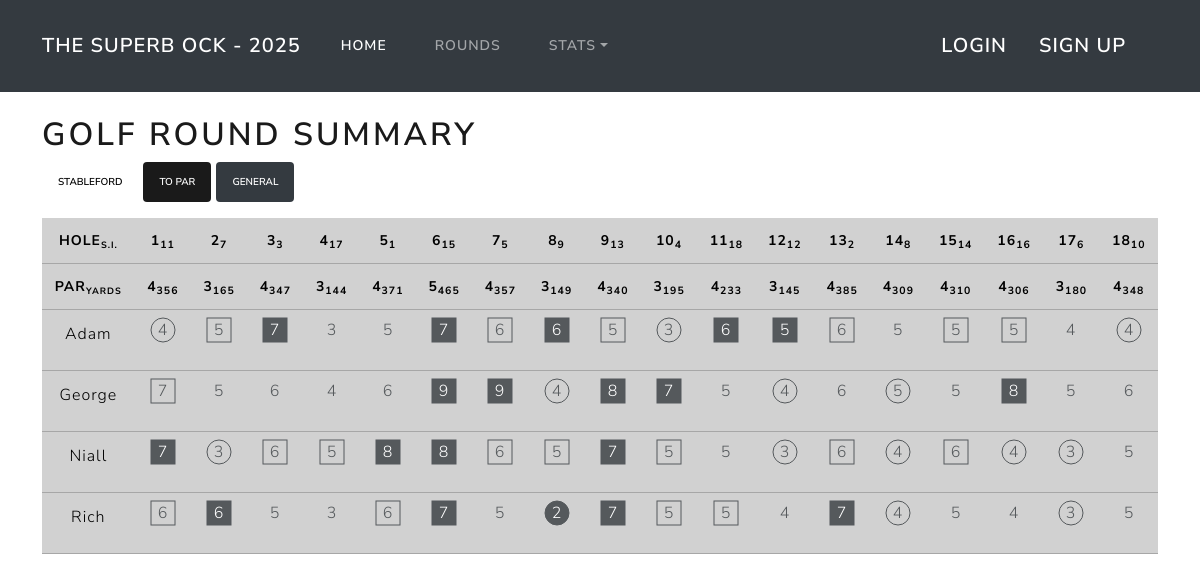
Page /rounds/18 on the committed database.
### superb_ock/models.py (models this page shows, shortened)
class Player(models.Model):
    first_name = models.CharField(max_length=20,null=True)
    second_name = models.CharField(max_length=20,null=True)
    ocks = models.IntegerField(default=0)
    handedness = models.CharField(max_length=20,default='Right')
    picture = models.ImageField(blank=True,null=True)
    info = models.TextField(blank=True,null=True)
    slug = models.SlugField(default="", null=False)

### superb_ock/views.py (the view)
# urls.py: path("rounds/<int:round_id>",views.GolfRoundView.as_view() , name="golf_round"),
class GolfRoundView(View):
    template_name = "superb_ock/rounds/round.html"
    def get(self, request, round_id):
        scores = (
            Score.objects.filter(golf_round__id=round_id)
            .select_related()
            .order_by("player__first_name")
            .values(
                "player_id",
                "shots_taken",
                "stableford",
                "player__first_name",
                "hole__hole_number",
                "hole__par",
                "hole__yards",
                "hole__stroke_index",
            )
        )
        grouped_summary = defaultdict(
            lambda: {"total_shots": 0, "total_stableford": 0, "scores": []}
        )
        for item in scores:
            player_id = item["player__first_name"]
            grouped_summary[player_id]["total_shots"] += (
                item["shots_taken"] if item["shots_taken"] else 0
            )
            grouped_summary[player_id]["total_stableford"] += (
                item["stableford"] if item["stableford"] else 0
            )
            grouped_summary[player_id]["scores"].append(item)
        grouped_data = dict(grouped_summary)
        return render(
            request,
            self.template_name,
            context={"scores": grouped_data, "round_id": round_id},
        )

### superb_ock/templates/superb_ock/rounds/round.html (shortened to what this page needs)
{% extends "superb_ock/base.html" %}
{% block content %}
{% load mathfilters %}
<h1 class="mt-4">Golf Round Summary</h1>
<div class="mb-3">
    <button class="btn btn-secondary btn-sm" onclick="showTable('to_stableford')">Stableford</button>
    <button class="btn btn-primary btn-sm" onclick="showTable('to_par')">To Par</button>
    <button class="btn btn-dark btn-sm" onclick="showTable('general')">General</button>
</div>
<div class="table-responsive">
    <table class="table table-primary table-sm">
        {% include "superb_ock/rounds/partials/golf_table_header.html" %}
        {% include "superb_ock/rounds/partials/tbody_to_stableford.html" %}
    </table>
</div>
{% endblock content %}

### superb_ock/templates/superb_ock/rounds/partials/tbody_to_stableford.html (shortened to what this page needs)
<tbody name="to_stableford">
    {% for player_name, player_data in scores.items %}
        <tr style="text-align: center;">
            <td scope="row">{{ player_name }}</td>
            {% for score_sum in player_data.scores %}
                {% if score_sum.shots_taken %}
                <td style="padding: 5px; text-align: center;">
                    <svg width="30px" height="50px">
                        {% if score_sum.stableford >= 4 %}
                        <circle cx="15" cy="15" r="12" stroke="var(--bs-body-color)" fill="var(--bs-body-color)"></circle>
                        {% elif score_sum.stableford == 3 %}
                        <circle cx="15" cy="15" r="12" stroke="var(--bs-body-color)" fill="None"></circle>
                        {% elif score_sum.stableford == 1 %}
                        <rect x="3" y="3" width="24" height="24" stroke="var(--bs-body-color)" fill="None"></rect>
                        {% elif score_sum.stableford == 0 %}
                        <rect x="3" y="3" width="24" height="24" stroke="var(--bs-body-color)" fill="var(--bs-body-color)"></rect>
                        {% endif %}
                        <text x="15" y="16"
                            fill="{% if score_sum.stableford == 0 or score_sum.stableford >= 4 %}var(--bs-body-bg){% else %}var(--bs-body-color){% endif %}"
                            text-anchor="middle"
                            alignment-baseline="middle">
                            {{ score_sum.shots_taken }}
                        </text>
                    </svg>
                </td>
                {% else %}
                <td style="padding: 5px; text-align: center;"></td>
                {% endif %}
            {% endfor %}
        </tr>
    {% endfor %}
</tbody>

### rows in the picture
Player: first_name "Adam", shots_taken "4" "5" "7" "3" "5" "7" "6" "6" "5" "3" "6" "5" "6" "5" "5" "5" "4" "4"
Player: first_name "George", shots_taken "7" "5" "6" "4" "6" "9" "9" "4" "8" "7" "5" "4" "6" "5" "5" "8" "5" "6"
Player: first_name "Niall", shots_taken "7" "3" "6" "5" "8" "8" "6" "5" "7" "5" "5" "3" "6" "4" "6" "4" "3" "5"
Player: first_name "Rich", shots_taken "6" "6" "5" "3" "6" "7" "5" "2" "7" "5" "5" "4" "7" "4" "5" "4" "3" "5"

### other values in the picture
{{ score.hole__hole_number }} "1" "2" "3" "4" "5" "6" "7" "8" "9" "10" "11" "12" "13" "14" "15" "16" "17" "18"
{{ score.hole__stroke_index }} "11" "7" "3" "17" "1" "15" "5" "9" "13" "4" "18" "12" "2" "8" "14" "16" "6" "10"
{{ score.hole__par }} "4" "3" "4" "3" "4" "5" "4" "3" "4" "3" "4" "3" "4" "4" "4" "4" "3" "4"
{{ score.hole__yards }} "356" "165" "347" "144" "371" "465" "357" "149" "340" "195" "233" "145" "385" "309" "310" "306" "180" "348"
